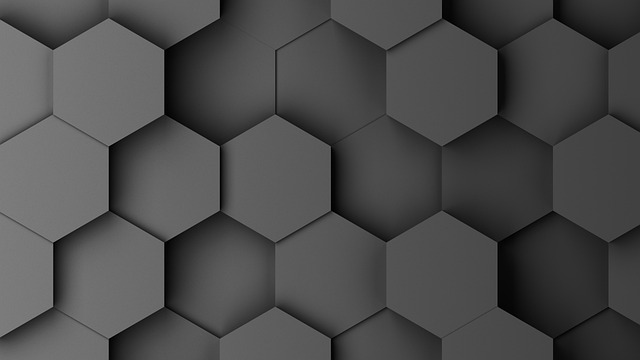
#> input picture structure.jpg, 640 x 360 px, found by its file name
$ python main_3.py
#> lines starting #> are read from the running program, lines starting #| are printed output that depends on the picture
from cv2 import reduce
import numpy as np
import cv2, os

def reduce_plane(im_data, first_x, second_x, first_y, second_y, height, width):
    first_px = im_data[first_x][first_y]
    if second_x < height and second_y < width:
        second_px = im_data[second_x][first_y]
        third_px = im_data[first_x][second_y]
        forth_px = im_data[second_x][second_y]
        average_px = (first_px + second_px + third_px + forth_px)/4

    elif second_x < height:
        second_px = im_data[second_x][first_y]
        # third_px = gray_image[first_x][second_y]
        # forth_px = gray_image[second_x][second_y]
        average_px = (first_px + second_px + 0 + 0)/4
    elif second_y < width:
        # second_px = gray_image[second_x][first_y]
        third_px = im_data[first_x][second_y]
        # forth_px = gray_image[second_x][second_y]
        average_px = (first_px + 0 + third_px + 0)/4
    else:
        average_px = (first_px + 0 + 0 + 0)/4

    return average_px

if __name__ == "__main__":
    image_path = "/Users/marynavek/Projects/ImageProcessing/HW_2/structure.jpg"

    original_image_data = cv2.imread(image_path)
#> original_image_data is the input picture: shape (360, 640, 3); min 0, max 142, mean 75

    original_image_shape = np.shape(original_image_data)
#> original_image_shape = (360, 640, 3)

    # gray_image = cv2.cvtColor(original_image_data, cv2.COLOR_BGR2GRAY)

    height, width, channels = np.shape(original_image_data)
#> height = 360; width = 640; channels = 3

    # print(gray_image_shape)
    # print(original_image_shape)

    # for i in range(0,2):

    reduced_image = []
    reduced_r_plane = []
    reduced_g_plane = []
    reduced_b_plane = []

    blue_plane = original_image_data[:,:,0]

    green_plane = original_image_data[:,:,1]

    red_plane = original_image_data[:,:,2]

    print(original_image_data.shape)
#| (360, 640, 3)
    print(red_plane.shape)
#| (360, 640)

    reduced_blue = []
    for row in range(0, height,2):
        reduced_row = []
        first_x = row
        second_x = row + 1

        for col in range(0, width, 2):
            first_y = col
            second_y = col + 1

            average_pixel = reduce_plane(blue_plane, first_x, second_x, first_y, second_y, height, width)

            reduced_row.append(average_pixel)

        if len(reduced_blue) < 1:
            reduced_blue = np.array(reduced_row)
        else:
            reduced_blue = np.vstack((reduced_blue, np.array(reduced_row)))
#> this loop made 180 passes
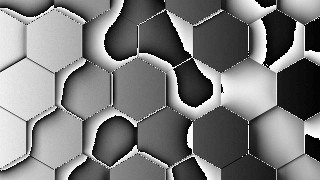
#> reduced_blue: shape (180, 320) float64; min 0, max 63.75, mean 30.7; drawn with min black and max white

    reduced_green = []
    for row in range(0, height,2):
        reduced_row = []
        first_x = row
        second_x = row + 1

        for col in range(0, width, 2):
            first_y = col
            second_y = col + 1

            average_pixel = reduce_plane(green_plane, first_x, second_x, first_y, second_y, height, width)

            reduced_row.append(average_pixel)

        if len(reduced_green) < 1:
            reduced_green = np.array(reduced_row)
        else:
            reduced_green = np.vstack((reduced_green, np.array(reduced_row)))


    reduced_red = []
    for row in range(0, height,2):
        reduced_row = []
        first_x = row
        second_x = row + 1

        for col in range(0, width, 2):
            first_y = col
            second_y = col + 1

            average_pixel = reduce_plane(red_plane, first_x, second_x, first_y, second_y, height, width)

            reduced_row.append(average_pixel)

        if len(reduced_red) < 1:
            reduced_red = np.array(reduced_row)
        else:
            reduced_red = np.vstack((reduced_red, np.array(reduced_row)))


    resize_img = np.zeros((reduced_red.shape[0], reduced_red.shape[1], channels),np.uint8)
    resize_img[:,:,0] = reduced_blue
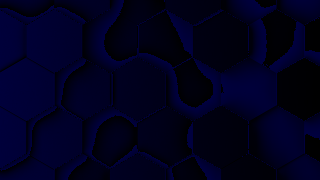
#> resize_img: shape (180, 320, 3); mean of channels 0, 1, 2 30.4, 0, 0; drawn as B, G, R
    resize_img[:,:,1] = reduced_green
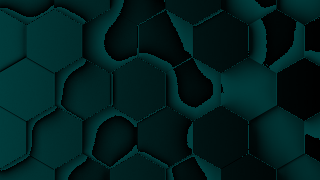
#> resize_img: shape (180, 320, 3); mean of channels 0, 1, 2 30.4, 30.4, 0; drawn as B, G, R
    resize_img[:,:,2] = reduced_red
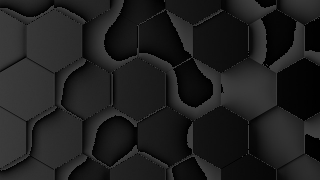
#> resize_img: shape (180, 320, 3); min 0, max 63, mean 30.4

    # reduced_image = np.dstack((reduced_r_plane, reduced_g_plane, reduced_b_plane))
    reduced_image_shape = np.shape(resize_img)
    print(reduced_image_shape)
#| (180, 320, 3)
    cv2.imwrite("reduced_version.jpg", resize_img)

$ run again, with natural_im_2.jpg copied over structure.jpg
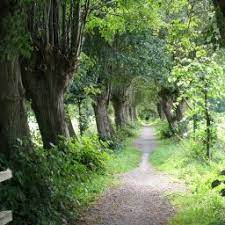
#> input picture natural_im_2.jpg, 225 x 225 px, found by its file name
#> original_image_data is the input picture: shape (225, 225, 3); mean B, G, R 78.1, 115.8, 99
#> `red_plane = original_image_data[:,:,2]`:
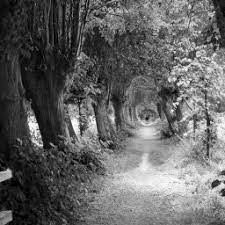
#> red_plane: shape (225, 225); min 0, max 255, mean 99
#| (225, 225, 3)
#| (225, 225)
#> the loop `for row in range(0, height,2):` made 113 passes
#> `resize_img[:,:,2] = reduced_red`:
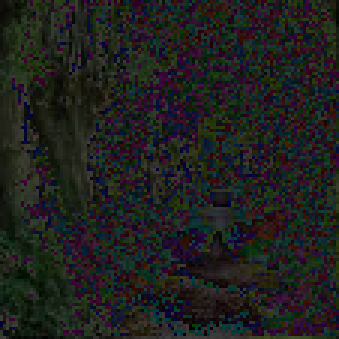
#> resize_img: shape (113, 113, 3) (shown 3 times larger); mean of channels 0, 1, 2 30.5, 32.5, 31.9; drawn as B, G, R
#| (113, 113, 3)
